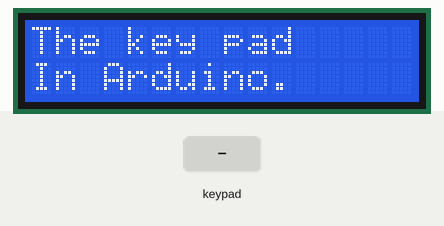
This sketch was run on a simulated Arduino Uno, built with avr-gcc and run on an emulated ATmega328P. Parts: 16×2 character LCD. The inputs (shaded band) are chosen by the test bench. What the sketch prints to the serial monitor is not drawn.

Above: at 0.1 s.
2.3 s: keypad keys 5 6 7 # pressed 0.4 s apart
At 3.1 s:
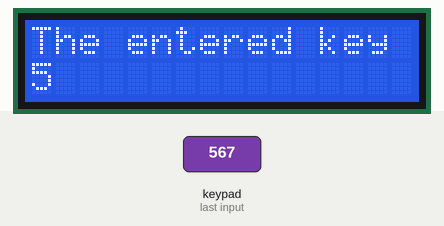
6.9 s: key '*' pressed
At 7.7 s:
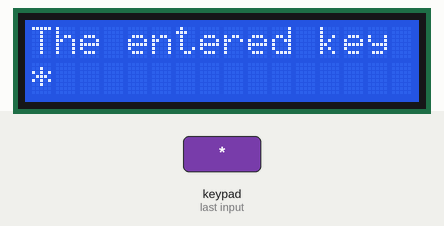
9.4 s: key '1' pressed
At 10.2 s:
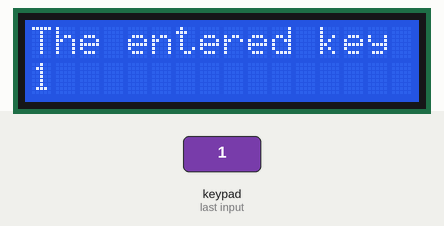
11.9 s: keypad keys 1 3 9 pressed 0.4 s apart
At 13.7 s:
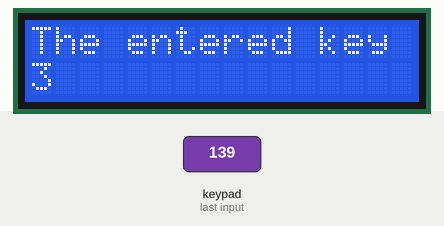
Timing chart, 0 to 15.2 s (numbered marks = the images above; inputs shaded):
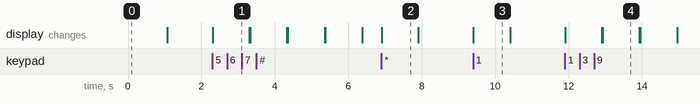

Measured:
- after the input at 2.3 s, the display: changes at once (image 1)
- after the input at 6.9 s, the display: changes at once (image 2)
- after the input at 9.4 s, the display: changes at once (image 3)
- after the input at 11.9 s, the display: first changes at once (image 4 shows a later state)
- what the display in image 2 shows lasts 1.0 s, from 6.9 s to 7.9 s

The sketch:

sketch_sep23a.ino
```cpp
#include<LiquidCrystal.h>
#include<Keypad.h>

int rs=13,en=12,d4=11,d5=10,d6=9,d7=8;
LiquidCrystal lcd(rs,en,d4,d5,d6,d7);

const int row=4;
const int col=3;

char keys[row][col]={
                {'1','2','3'},
                {'4','5','6'},
                {'7','8','9'},
                {'*','0','#'}
              };
byte rowPins[row]={4,3,2,A5};
byte colPins[col]={5,6,7};

Keypad keypad=Keypad(makeKeymap(keys),rowPins,colPins,row,col);
void setup() {
  // put your setup code here, to run once:
  Serial.begin(9600);
  lcd.begin(16,2);
  lcd.print("The key pad");
  lcd.setCursor(0,1);
  lcd.print("In Arduino.");
  delay(1000);
  lcd.clear();


}

void loop() {
  // put your main code here, to run repeatedly:

  char key=keypad.getKey();
  if(key)
  {
    Serial.print("The entered key is"); Serial.print(key); Serial.println("\n");
    lcd.setCursor(0,0);
    lcd.print("The entered key");
    lcd.setCursor(0,1);
    lcd.print(key);
    delay(1000);
    lcd.clear();
  }

}
```
